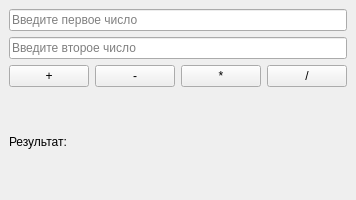
<?xml version="1.0" encoding="UTF-8"?>
<ui version="4.0">
 <class>MainWindow</class>
 <widget class="QMainWindow" name="MainWindow">
  <property name="geometry">
   <rect>
    <x>0</x>
    <y>0</y>
    <width>300</width>
    <height>200</height>
   </rect>
  </property>
  <property name="windowTitle">
   <string>Калькулятор</string>
  </property>
  <widget class="QWidget" name="centralwidget">
   <layout class="QVBoxLayout" name="verticalLayout">
    <item>
     <widget class="QLineEdit" name="num1Edit">
      <property name="placeholderText">
       <string>Введите первое число</string>
      </property>
     </widget>
    </item>
    <item>
     <widget class="QLineEdit" name="num2Edit">
      <property name="placeholderText">
       <string>Введите второе число</string>
      </property>
     </widget>
    </item>
    <item>
     <layout class="QHBoxLayout" name="horizontalLayout">
      <item>
       <widget class="QPushButton" name="addButton">
        <property name="text">
         <string>+</string>
        </property>
       </widget>
      </item>
      <item>
       <widget class="QPushButton" name="subtractButton">
        <property name="text">
         <string>-</string>
        </property>
       </widget>
      </item>
      <item>
       <widget class="QPushButton" name="multiplyButton">
        <property name="text">
         <string>*</string>
        </property>
       </widget>
      </item>
      <item>
       <widget class="QPushButton" name="divideButton">
        <property name="text">
         <string>/</string>
        </property>
       </widget>
      </item>
     </layout>
    </item>
    <item>
     <widget class="QLabel" name="resultLabel">
      <property name="text">
       <string>Результат:</string>
      </property>
     </widget>
    </item>
   </layout>
  </widget>
 </widget>
 <resources/>
 <connections/>
</ui>
